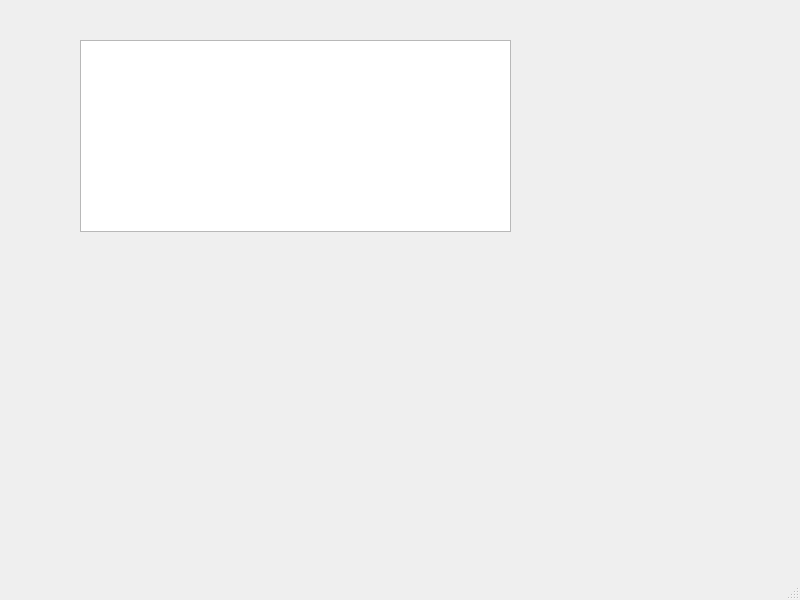
<?xml version="1.0" encoding="UTF-8"?>
<ui version="4.0">
 <class>MainWindow</class>
 <widget class="QMainWindow" name="MainWindow">
  <property name="geometry">
   <rect>
    <x>0</x>
    <y>0</y>
    <width>800</width>
    <height>600</height>
   </rect>
  </property>
  <property name="windowTitle">
   <string>MainWindow</string>
  </property>
  <widget class="QWidget" name="centralwidget">
   <widget class="QListView" name="listView">
    <property name="geometry">
     <rect>
      <x>80</x>
      <y>40</y>
      <width>431</width>
      <height>192</height>
     </rect>
    </property>
   </widget>
  </widget>
  <widget class="QMenuBar" name="menubar">
   <property name="geometry">
    <rect>
     <x>0</x>
     <y>0</y>
     <width>800</width>
     <height>25</height>
    </rect>
   </property>
  </widget>
  <widget class="QStatusBar" name="statusbar"/>
 </widget>
 <resources/>
 <connections/>
</ui>
